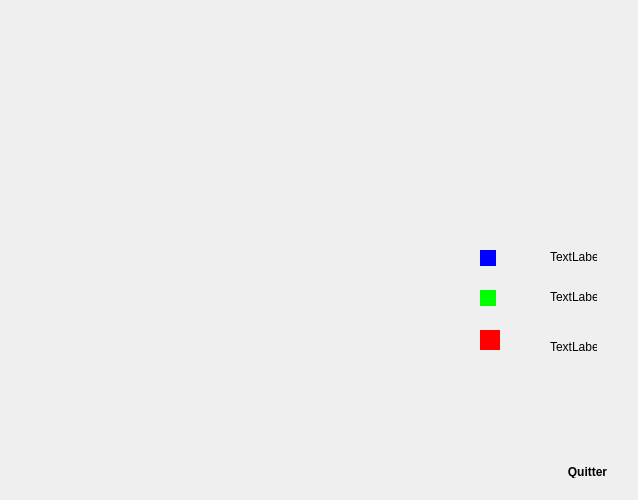
<?xml version="1.0" encoding="UTF-8"?>
<ui version="4.0">
 <class>Statisqtique_materiel</class>
 <widget class="QDialog" name="Statisqtique_materiel">
  <property name="geometry">
   <rect>
    <x>0</x>
    <y>0</y>
    <width>638</width>
    <height>500</height>
   </rect>
  </property>
  <property name="windowTitle">
   <string>Dialog</string>
  </property>
  <widget class="QWidget" name="widget" native="true">
   <property name="geometry">
    <rect>
     <x>480</x>
     <y>250</y>
     <width>16</width>
     <height>16</height>
    </rect>
   </property>
   <property name="styleSheet">
    <string notr="true">
background-color: rgb(0, 0, 255);</string>
   </property>
   <widget class="QWidget" name="widget_4" native="true">
    <property name="geometry">
     <rect>
      <x>10</x>
      <y>10</y>
      <width>16</width>
      <height>16</height>
     </rect>
    </property>
    <property name="styleSheet">
     <string notr="true">
background-color: rgb(0, 0, 255);</string>
    </property>
   </widget>
  </widget>
  <widget class="QLabel" name="label_4">
   <property name="geometry">
    <rect>
     <x>550</x>
     <y>340</y>
     <width>47</width>
     <height>14</height>
    </rect>
   </property>
   <property name="text">
    <string>TextLabel</string>
   </property>
  </widget>
  <widget class="QWidget" name="widget_6" native="true">
   <property name="geometry">
    <rect>
     <x>480</x>
     <y>290</y>
     <width>16</width>
     <height>16</height>
    </rect>
   </property>
   <property name="styleSheet">
    <string notr="true">background-color: rgb(0, 255, 0);</string>
   </property>
  </widget>
  <widget class="QLabel" name="label_2">
   <property name="geometry">
    <rect>
     <x>550</x>
     <y>250</y>
     <width>47</width>
     <height>14</height>
    </rect>
   </property>
   <property name="text">
    <string>TextLabel</string>
   </property>
  </widget>
  <widget class="QWidget" name="widget_5" native="true">
   <property name="geometry">
    <rect>
     <x>480</x>
     <y>330</y>
     <width>20</width>
     <height>20</height>
    </rect>
   </property>
   <property name="styleSheet">
    <string notr="true">background-color: rgb(255, 0, 0);</string>
   </property>
  </widget>
  <widget class="QLabel" name="label_3">
   <property name="geometry">
    <rect>
     <x>550</x>
     <y>290</y>
     <width>47</width>
     <height>14</height>
    </rect>
   </property>
   <property name="text">
    <string>TextLabel</string>
   </property>
  </widget>
  <widget class="QPushButton" name="pushButton">
   <property name="geometry">
    <rect>
     <x>550</x>
     <y>460</y>
     <width>75</width>
     <height>23</height>
    </rect>
   </property>
   <property name="styleSheet">
    <string notr="true">color: &quot;red&quot;;

padding: 5px;
border-radius: 5px;

font-weight: bold;

</string>
   </property>
   <property name="text">
    <string>Quitter</string>
   </property>
  </widget>
 </widget>
 <resources/>
 <connections/>
</ui>
